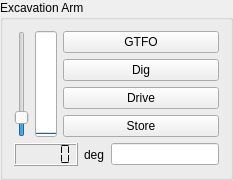
          <widget class="QGroupBox" name="groupBox_8">
           <property name="sizePolicy">
            <sizepolicy hsizetype="Preferred" vsizetype="Preferred">
             <horstretch>1</horstretch>
             <verstretch>1</verstretch>
            </sizepolicy>
           </property>
           <property name="focusPolicy">
            <enum>Qt::NoFocus</enum>
           </property>
           <property name="title">
            <string>Excavation Arm</string>
           </property>
           <layout class="QVBoxLayout" name="verticalLayout_16">
            <item>
             <layout class="QHBoxLayout" name="horizontalLayout_16">
              <item>
               <widget class="QSlider" name="slider_ExcavationArm">
                <property name="focusPolicy">
                 <enum>Qt::NoFocus</enum>
                </property>
                <property name="minimum">
                 <number>-20</number>
                </property>
                <property name="maximum">
                 <number>130</number>
                </property>
                <property name="value">
                 <number>0</number>
                </property>
                <property name="orientation">
                 <enum>Qt::Vertical</enum>
                </property>
               </widget>
              </item>
              <item>
               <widget class="QProgressBar" name="progressBar_ExcavationArm">
                <property name="focusPolicy">
                 <enum>Qt::NoFocus</enum>
                </property>
                <property name="layoutDirection">
                 <enum>Qt::LeftToRight</enum>
                </property>
                <property name="maximum">
                 <number>1024</number>
                </property>
                <property name="value">
                 <number>0</number>
                </property>
                <property name="textVisible">
                 <bool>true</bool>
                </property>
                <property name="orientation">
                 <enum>Qt::Vertical</enum>
                </property>
                <property name="textDirection">
                 <enum>QProgressBar::TopToBottom</enum>
                </property>
               </widget>
              </item>
              <item>
               <layout class="QVBoxLayout" name="verticalLayout_35">
                <item>
                 <widget class="QPushButton" name="pushButton_ExcavationArmDig">
                  <property name="focusPolicy">
                   <enum>Qt::NoFocus</enum>
                  </property>
                  <property name="text">
                   <string>GTFO</string>
                  </property>
                 </widget>
                </item>
                <item>
                 <widget class="QPushButton" name="pushButton_ExcavationArmJog">
                  <property name="focusPolicy">
                   <enum>Qt::NoFocus</enum>
                  </property>
                  <property name="text">
                   <string>Dig</string>
                  </property>
                 </widget>
                </item>
                <item>
                 <widget class="QPushButton" name="pushButton_ExcavationArmDrive">
                  <property name="text">
                   <string>Drive</string>
                  </property>
                 </widget>
                </item>
                <item>
                 <widget class="QPushButton" name="pushButton_ExcavationArmStore">
                  <property name="focusPolicy">
                   <enum>Qt::NoFocus</enum>
                  </property>
                  <property name="text">
                   <string>Store</string>
                  </property>
                 </widget>
                </item>
               </layout>
              </item>
             </layout>
            </item>
            <item>
             <layout class="QHBoxLayout" name="horizontalLayout_12">
              <item>
               <widget class="QLCDNumber" name="lcdNumber_ExcavationArm">
                <property name="focusPolicy">
                 <enum>Qt::NoFocus</enum>
                </property>
                <property name="smallDecimalPoint">
                 <bool>false</bool>
                </property>
                <property name="segmentStyle">
                 <enum>QLCDNumber::Flat</enum>
                </property>
                <property name="value" stdset="0">
                 <double>0.000000000000000</double>
                </property>
               </widget>
              </item>
              <item>
               <widget class="QLabel" name="label_15">
                <property name="focusPolicy">
                 <enum>Qt::NoFocus</enum>
                </property>
                <property name="text">
                 <string>deg</string>
                </property>
               </widget>
              </item>
              <item>
               <widget class="IntEdit" name="lineEdit_ExcavationArm"/>
              </item>
             </layout>
            </item>
           </layout>
          </widget>
